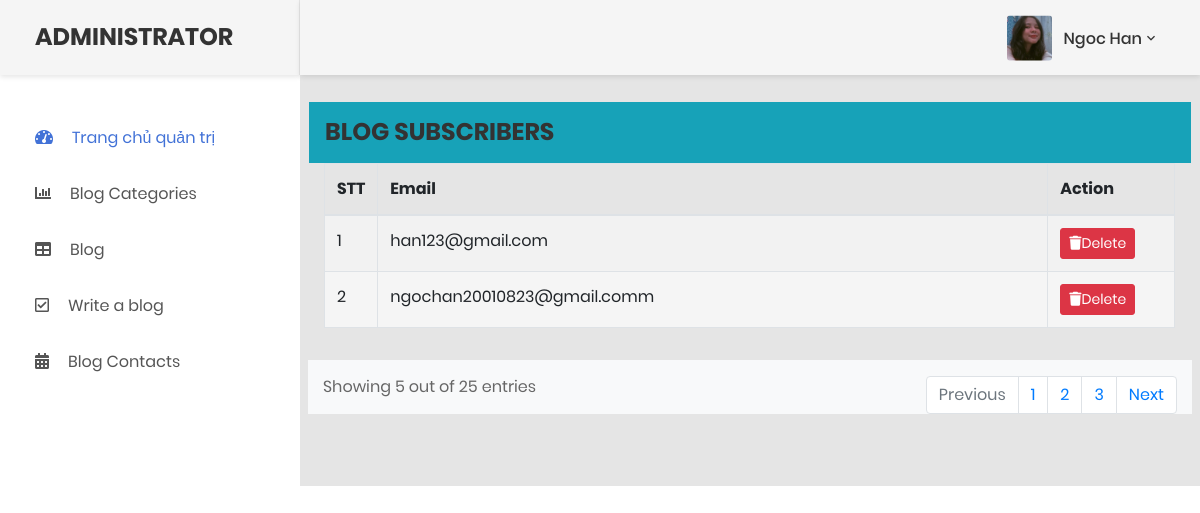
Screenshot of /admin/blog_subscribers.php with the database file from the repository.
### tables this page shows
CREATE TABLE `blog_subscriber` (
  `sub_id` int(11) NOT NULL,
  `sub_email` varchar(50) NOT NULL,
  `sub_date_created` datetime NOT NULL DEFAULT current_timestamp()
);

### admin/includes/subscribers.php (called while the page is built, shortened)
<?php
class subscribers{
	private $table = "blog_subscriber";
	private $conn;
	public function __construct($db){
		$this->conn = $db;
	}
	public function read_all(){
		$sql = "SELECT * FROM $this->table";
		$stmt = $this->conn->prepare($sql);
		$stmt->execute();
		return $stmt;
	}
}
?>

### admin/blog_subscribers.php (the view, shortened to what this page needs)
<?php
include "includes/subscribers.php";
$database = new database;
$db = $database->connect();
$sub = new subscribers($db);
$stmt = $sub->read_all();
?>
<!DOCTYPE html>
<html lang="en">
<head>
    <link rel="stylesheet" href="https://cdn.jsdelivr.net/npm/bootstrap@5.2.3/dist/css/bootstrap.min.css">
    <link href="css/font-face.css" rel="stylesheet" media="all">
    <link href="vendor/font-awesome-4.7/css/font-awesome.min.css" rel="stylesheet" media="all">
    <link href="vendor/font-awesome-5/css/fontawesome-all.min.css" rel="stylesheet" media="all">
    <link href="vendor/mdi-font/css/material-design-iconic-font.min.css" rel="stylesheet" media="all">
    <link href="vendor/bootstrap-4.1/bootstrap.min.css" rel="stylesheet" media="all">
    <link href="vendor/animsition/animsition.min.css" rel="stylesheet" media="all">
    <link href="vendor/bootstrap-progressbar/bootstrap-progressbar-3.3.4.min.css" rel="stylesheet" media="all">
    <link href="vendor/wow/animate.css" rel="stylesheet" media="all">
    <link href="vendor/css-hamburgers/hamburgers.min.css" rel="stylesheet" media="all">
    <link href="vendor/slick/slick.css" rel="stylesheet" media="all">
    <link href="vendor/select2/select2.min.css" rel="stylesheet" media="all">
    <link href="vendor/perfect-scrollbar/perfect-scrollbar.css" rel="stylesheet" media="all">
    <link href="css/theme.css" rel="stylesheet" media="all">
</head>
<body class="animsition">
    <div class="page-wrapper">
       <?php include "includes/sidebar.php"?>
        <div class="page-container">
            <?php include "includes/header.php" ?>
            <br>
            <br>
            <br>
            <div class="container p-4">
	<div class="row">
		<div class="col p-3 bg-info text-white text d-flex">
			<h3>BLOG SUBSCRIBERS</h3>
		</div>
        </div>
                            <div class="panel-body">
                                <div class="table-responsive">
                                    <table class="table table-striped table-bordered table-hover">
                                        <thead>
                                            <tr>
                                                <th>STT</th>
                                                <th>Email</th>
                                                <th>Action</th>
                                            </tr>
                                        </thead>
                                        <tbody>
                                            <?php
                                            $num = 1;
                                            while($row = $stmt->fetch()){
                                            ?>
                                            <tr>
                                                <td style="width:5%"><?php echo $num ?></td>
                                                <td style="width:80%"><?php echo $row['sub_email'] ?></td>
                                                <td style="width:20%">
                                                    <button class="btn btn-danger btn-sm" data-toggle="modal" data-target="<?php echo '#modal_delete'.$row['sub_id'] ?>"><i class="fa-solid fa-trash"></i>Delete</button>
                                                </td>
                                            </tr>
                                            <?php
                                                $num++;
                                            }
                                            ?>
                                        </tbody>
                                    </table>
                                </div>
                            </div>
	</div>
<div class="container">
	<div class="row">
		<div class="col d-flex bg-light m-2">
			<div class="my-auto">Showing 5 out of 25 entries</div>
			<div class="d-flex ms-auto pt-3">
				<nav aria-label="Page navigation example">
				  <ul class="pagination justify-content-end">
				    <li class="page-item disabled">
				      <a class="page-link">Previous</a>
				    </li>
				    <li class="page-item"><a class="page-link" href="#">1</a></li>
				    <li class="page-item"><a class="page-link" href="#">2</a></li>
				    <li class="page-item"><a class="page-link" href="#">3</a></li>
				    <li class="page-item">
				      <a class="page-link" href="#">Next</a>
				    </li>
				  </ul>
				</nav>
			</div>
		</div>
	</div>
</div>
        </div>
    </div>
</body>
</html>

### rows the page displays
blog_subscriber: sub_email "han123@gmail.com"
blog_subscriber: sub_email "ngochan20010823@gmail.comm"
